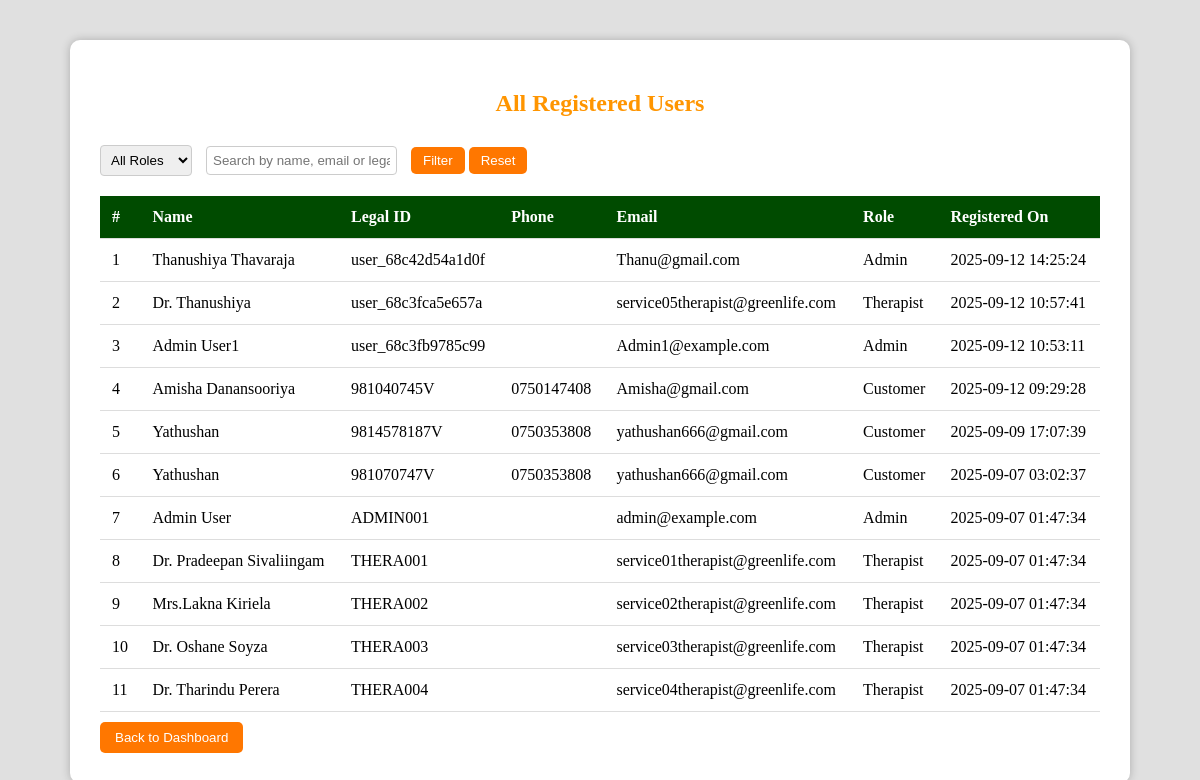
Screenshot of /view_users.php (signed in) with the database file from the repository.
### tables this page shows
CREATE TABLE `users` (
  `id` int(11) NOT NULL,
  `name` varchar(100) NOT NULL,
  `legalid` varchar(20) NOT NULL,
  `phone` varchar(20) DEFAULT NULL,
  `email` varchar(100) DEFAULT NULL,
  `password` varchar(255) NOT NULL,
  `role` varchar(20) DEFAULT 'customer',
  `created_at` timestamp NOT NULL DEFAULT current_timestamp()
);

### view_users.php (the view, shortened to what this page needs)
<?php
require 'db.php';
$search = $_GET['search'] ?? '';
$sql = "SELECT id, name, legalid, phone, email, role, created_at FROM users WHERE 1";
$params = [];
$sql .= " ORDER BY created_at DESC";
$stmt = $pdo->prepare($sql);
$stmt->execute($params);
$users = $stmt->fetchAll();
?>
<!DOCTYPE html>
<html lang="en">
<head>
</head>
<body>
<div class="container">
    <h2>All Registered Users</h2>
    <form method="get" class="filters">
        <select name="role">
            <option value="all">All Roles</option>
        </select>
        <input type="text" name="search" placeholder="Search by name, email or legal ID" value="<?= htmlspecialchars($search) ?>">
        <button type="submit">Filter</button>
        <button type="button" onclick="window.location.href='view_users.php'">Reset</button>
    </form>
    <?php if(count($users) > 0): ?>
        <table>
            <tr>
                <th>#</th>
                <th>Name</th>
                <th>Legal ID</th>
                <th>Phone</th>
                <th>Email</th>
                <th>Role</th>
                <th>Registered On</th>
            </tr>
            <?php $count = 1; foreach($users as $row): ?>
            <tr>
                <td><?= $count++; ?></td>
                <td><?= htmlspecialchars($row['name']); ?></td>
                <td><?= htmlspecialchars($row['legalid']); ?></td>
                <td><?= htmlspecialchars($row['phone']); ?></td>
                <td><?= htmlspecialchars($row['email']); ?></td>
                <td><?= ucfirst($row['role']); ?></td>
                <td><?= $row['created_at']; ?></td>
            </tr>
            <?php endforeach; ?>
        </table>
    <?php else: ?>
        <p style="text-align:center;">No users found.</p>
    <?php endif; ?>
    <button onclick="window.location.href='admin_dashboard.php'">Back to Dashboard</button>
</div>
</body>
</html>

### view_users.php (style rules this page uses)
body { background: #d7d7d7c3; margin:0; padding:0; }
.container { max-width: 1000px; margin: 40px auto; background: #fff; padding: 30px; border-radius: 10px; box-shadow: 0 0 10px rgba(0, 0, 0, 0.23); }
h2 { color: #ff9500ff; text-align: center; }
table { width: 100%; border-collapse: collapse; margin-top: 20px; }
th, td { padding: 12px; border-bottom: 1px solid #ddd; text-align: left; }
th { background: #004b00ff; color: #ffffffff; }
button { padding: 8px 15px; background: #ff7700ff; color: #fff; border: none; border-radius: 5px; cursor: pointer; margin-top:10px; }
.filters { margin-bottom: 20px; }
.filters select, .filters input[type="text"] { padding: 6px; margin-right: 10px; border-radius: 4px; border: 1px solid #ccc; }
.filters button { padding: 6px 12px; }

### rows the page displays
users: name "Thanushiya Thavaraja", legalid "user_68c42d54a1d0f", email "Thanu@gmail.com", role "Admin", created_at "2025-09-12 14:25:24"
users: name "Dr. Thanushiya", legalid "user_68c3fca5e657a", email "service05therapist@greenlife.com", role "Therapist", created_at "2025-09-12 10:57:41"
users: name "Admin User1", legalid "user_68c3fb9785c99", email "Admin1@example.com", role "Admin", created_at "2025-09-12 10:53:11"
users: name "Amisha Danansooriya", legalid "981040745V", phone "0750147408", email "Amisha@gmail.com", role "Customer", created_at "2025-09-12 09:29:28"
users: name "Yathushan", legalid "9814578187V", phone "0750353808", email "yathushan666@gmail.com", role "Customer", created_at "2025-09-09 17:07:39"
users: name "Yathushan", legalid "981070747V", phone "0750353808", email "yathushan666@gmail.com", role "Customer", created_at "2025-09-07 03:02:37"
users: name "Admin User", legalid "ADMIN001", email "admin@example.com", role "Admin", created_at "2025-09-07 01:47:34"
users: name "Dr. Pradeepan Sivaliingam", legalid "THERA001", email "service01therapist@greenlife.com", role "Therapist", created_at "2025-09-07 01:47:34"
users: name "Mrs.Lakna Kiriela", legalid "THERA002", email "service02therapist@greenlife.com", role "Therapist", created_at "2025-09-07 01:47:34"
users: name "Dr. Oshane Soyza", legalid "THERA003", email "service03therapist@greenlife.com", role "Therapist", created_at "2025-09-07 01:47:34"
users: name "Dr. Tharindu Perera", legalid "THERA004", email "service04therapist@greenlife.com", role "Therapist", created_at "2025-09-07 01:47:34"
